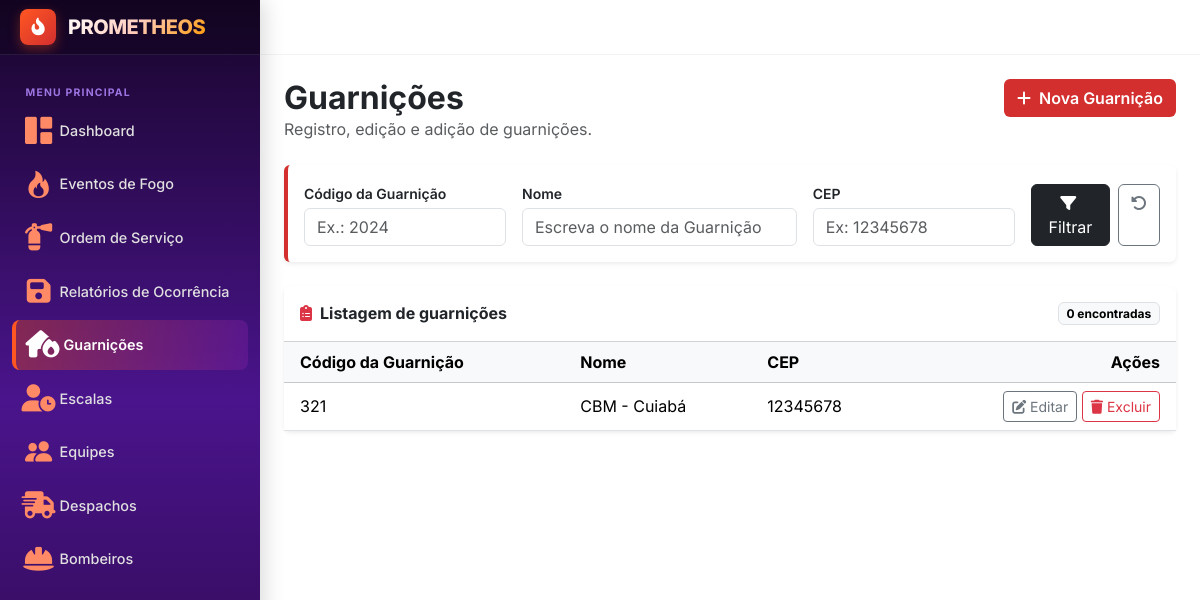
The app's page /guarnicoes, older data.
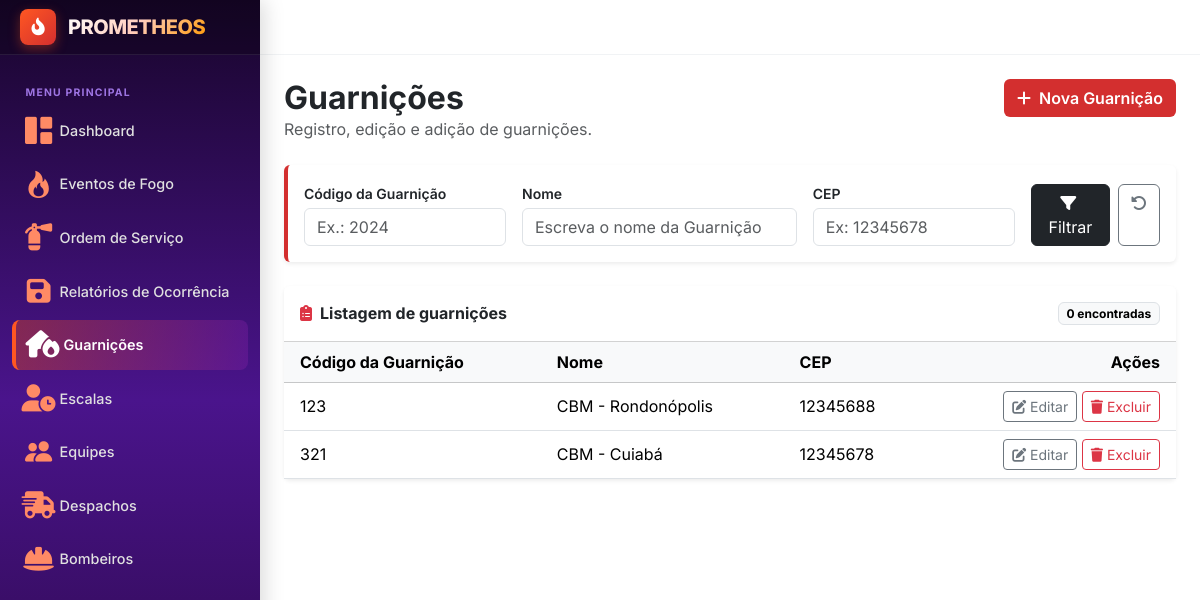
The same page, newer data.
### gestao/models.py (models this page shows, shortened)
class Guarnicao(models.Model):
    num_regex = RegexValidator(
        regex=r'^\d+$',
        message='Digite o CEP',
        code='invalid_digits'
    )
    id = models.IntegerField(primary_key=True)
    codigo = models.IntegerField()
    nome = models.CharField(max_length=50)
    cep = models.CharField(max_length=8, validators=[num_regex])

### gestao/views.py (the view)
# urls.py: path('guarnicoes', views.guarnicao, name='guarnicao'),
def guarnicao(request):
    guarnicoes = Guarnicao.objects.all().order_by("codigo")
    filtros = {
        "codigo" : request.GET.get("codigo", ""),
        "nome" : request.GET.get("nome", ""),
        "cep" : request.GET.get("cep", "")
    }
    if filtros["codigo"]:
        guarnicoes = guarnicoes.filter(codigo=filtros["codigo"])
    if filtros["nome"]:
        guarnicoes = guarnicoes.filter(nome__icontains=filtros["nome"])
    if filtros["cep"]:
        guarnicoes = guarnicoes.filter(cep=filtros["cep"])
    contexto = {
        "guarnicoes" : guarnicoes,
        "filtros" : filtros
    }
    return render(request, 'gestao/guarnicoes.html', contexto)

### templates/gestao/guarnicoes.html (shortened to what this page needs)
{% extends "layout.html" %}
{% block content %}
<div class="d-flex flex-wrap align-items-start justify-content-between gap-3 mb-4">
    <div>
        <h1 class="h2 fw-bold mb-0">Guarnições</h1>
        <p class="text-muted mb-0">Registro, edição e adição de guarnições.</p>
    </div>
    <a href="{% url 'adicionaGuarnicao' %}" class="btn text-white fw-semibold" style="background-color: #D32F2F;">
        <i class="fa-solid fa-plus me-1"></i> Nova Guarnição
    </a>
</div>
<div class="card border-0 shadow-sm mb-4" style="border-left: 4px solid #D32F2F !important;">
    <div class="card-body p-3">
        <form method="get" class="row g-3 align-items-end">
            <div class="col-12 col-md-3">
                <label for="filtro-codigo" class="form-label small fw-semibold mb-1">Código da Guarnição</label>
                <input type="text" class="form-control" id="filtro-codigo" name="codigo"
                       placeholder="Ex.: 2024" value="{{ filtros.codigo }}">
            </div>
            <div class="col-12 col-md-4">
                <label for="filtro-descricao" class="form-label small fw-semibold mb-1">Nome</label>
                <input type="text" class="form-control" id="filtro-nome" name="nome"
                       placeholder="Escreva o nome da Guarnição" value="{{ filtros.nome }}">
            </div>
            <div class="col-12 col-md-3">
                <label for="filtro-cep" class="form-label small fw-semibold mb-1">CEP</label>
                <input type="text" class="form-control" id="filtro-cep" name="cep"
                        placeholder="Ex: 12345678" value="{{ filtros.cep }}">
            </div>
            <div class="col-12 col-md-2 d-flex gap-2">
                <button type="submit" class="btn btn-dark w-100">
                    <i class="fa-solid fa-filter me-1"></i> Filtrar
                </button>
                <a href="{% url 'guarnicao' %}" class="btn btn-outline-secondary" title="Limpar filtros" aria-label="Limpar filtros">
                    <i class="fa-solid fa-rotate-left"></i>
                </a>
            </div>
        </form>
    </div>
</div>
<div class="card border-0 shadow-sm">
    <div class="card-header bg-white d-flex align-items-center justify-content-between py-3">
        <h2 class="h6 fw-bold mb-0">
            <i class="fa-solid fa-clipboard-list text-danger me-2"></i>Listagem de guarnições
        </h2>
        <span class="badge text-bg-light border">{{ ordens|length }} encontrada{{ ordens|length|pluralize }}</span>
    </div>
    <div class="table-responsive">
        <table class="table table-hover align-middle mb-0">
            <thead class="table-light">
                <tr>
                    <th scope="col" class="ps-3">Código da Guarnição</th>
                    <th scope="col">Nome</th>
                    <th scope="col">CEP</th>
                    <th scope="col" class="text-end pe-3">Ações</th>
                </tr>
            </thead>
            <tbody>
                {% for guarnicao in guarnicoes %}
                <tr>
                    <td class="ps-3">{{ guarnicao.codigo }}</td>
                    <td>{{ guarnicao.nome|truncatechars:40 }}</td>
                    <td>{{ guarnicao.cep }}</td>
                    <td class="text-end pe-3 text-nowrap">
                        <a href="{% url 'editaGuarnicao' guarnicao.id %}" class="btn btn-sm btn-outline-secondary"
                           title="Editar" aria-label="Editar OS {{ relatorio.id }}">
                            <i class="fa-solid fa-pen-to-square"></i> Editar
                        </a>
                        <a href="{% url 'excluirGuarnicao' guarnicao.id %}" class="btn btn-sm btn-outline-danger"
                           onclick="return confirm('Excluir Guarnição?');"
                           title="Excluir" aria-label="Excluir RO {{ relatorio.id }}">
                            <i class="fa-solid fa-trash"></i> Excluir
                        </a>
                    </td>
                </tr>
                {% endfor %}
            </tbody>
        </table>
    </div>
</div>
{% endblock %}

Row changes from the older to the newer data that the page shows:
added Guarnicao: codigo "123", nome "CBM - Rondonópolis", cep "12345688"
